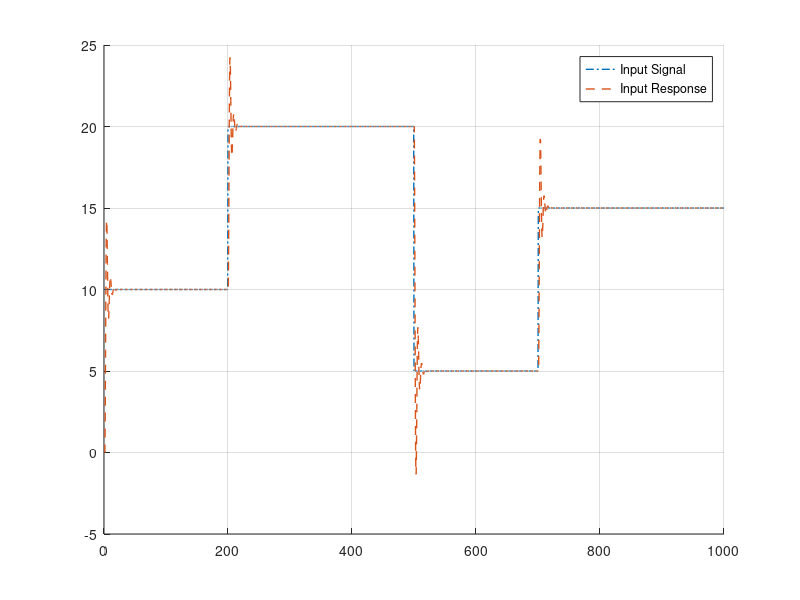

Write the MATLAB code that produced this figure. (Note: this script raises an error after producing the figure.)
clear; clc;

%% Define system

parameters.K=1;
parameters.M=1;
parameters.b=1;
parameters.Ts=0.5;
K=parameters.K;
M=parameters.M;
b=parameters.b;
Ts=parameters.Ts;

A= [1 Ts; -K*Ts/M 1-b*Ts/M];
B= [0; Ts/M];
C = [1 0];
D = 0;
[parameters.n,parameters.m]=size(B);
parameters.S=eye(parameters.n);

%% 1 - Asymptotical Stab.
spectr = eig(A);

%% 2 - Offset free
offset = C * inv(eye(parameters.n)-A) * B;
if offset == eye(parameters.m)
    disp('satisfied');
end

%% Step response

% Create custom signal
N = 1000;
signal = zeros(1,N);
k = 1:Ts:N;

signal(k<200) = 10;
signal(k>=200 & k<500) = 20;
signal(k>=500 & k<=700) = 5;
signal(k>700) = 15;

sys = ss(A,B,C,D,Ts);
y = lsim(sys,signal',k);

figure('Name','Input Signal vs Input Response')
hold on
plot(k,signal,'LineStyle','-.','LineWidth',1)
plot(k,y,'LineStyle','--','LineWidth',1)
grid on
legend('Input Signal','Input Response')
hold off

%% Applica formula
parameters.T = [1 0 0;
                -1 0 0;
                0 1 0;
                0 -1 0;
                0 0 1;
                0 0 -1];
parameters.g = ones(6,1);
parameters.Hc = [1 0; 0 1; 0 0];
parameters.Phi = A;
parameters.G = B;
parameters.L = [0; 0; 1];
parameters.delta = 0.1;

k0 = compk0(parameters);

